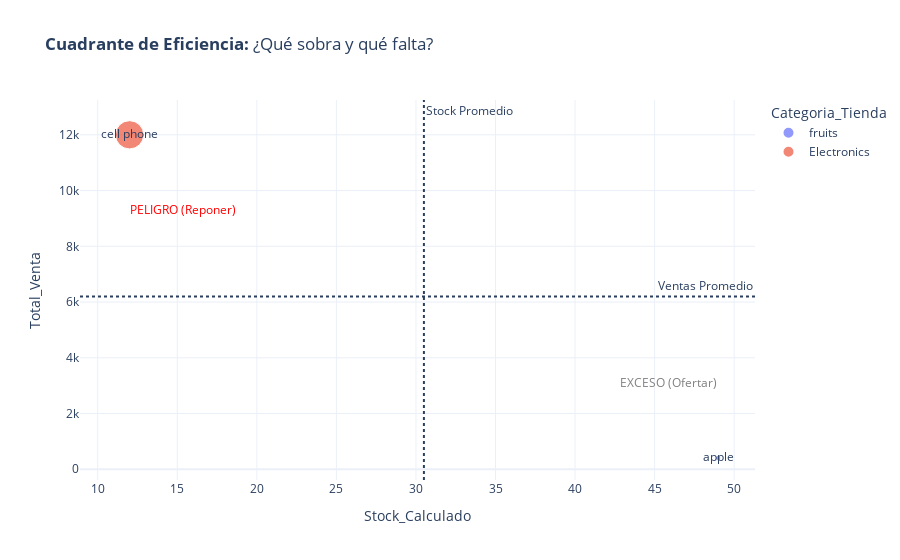

This figure's notebook cell:
### Markdown cell above
Grafico de Calor para la Actividad

### Code cell
# --- GRÁFICA 4: CUADRANTE DE EFICIENCIA (Stock vs Ventas) ---

# 1. Preparamos los datos: Stock Actual vs Total Vendido
df_scatter = df.groupby('Producto_Tienda').agg({
    'Total_Venta': 'sum',          # Eje Y: Qué tanto se mueve el dinero 
    'Stock_Calculado': 'last',     # Eje X: Cuánto tengo 
    'Categoria_Tienda': 'first'    # Para colorear por categoría
}).reset_index()

# 2. Creamos el gráfico
fig4 = px.scatter(df_scatter, 
                  x='Stock_Calculado', 
                  y='Total_Venta',
                  color='Categoria_Tienda', # Colores por categoría
                  size='Total_Venta',       # El tamaño de la burbuja es la venta
                  hover_name='Producto_Tienda',
                  text='Producto_Tienda',
                  title='<b>Cuadrante de Eficiencia:</b> ¿Qué sobra y qué falta?',
                  template='plotly_white')

# 3. Agregamos líneas promedio para dividir en 4 cuadrantes
promedio_ventas = df_scatter['Total_Venta'].mean()
promedio_stock = df_scatter['Stock_Calculado'].mean()

fig4.add_vline(x=promedio_stock, line_dash="dot", annotation_text="Stock Promedio")
fig4.add_hline(y=promedio_ventas, line_dash="dot", annotation_text="Ventas Promedio")

# Etiquetas de los cuadrantes (Opcional, para que se entienda mejor)
# Cuadrante: Vende Mucho / Poco Stock (Peligro)
fig4.add_annotation(x=promedio_stock*0.5, y=promedio_ventas*1.5, 
                    text=" PELIGRO (Reponer)", showarrow=False, font=dict(color="red"))

# Cuadrante: Vende Poco / Mucho Stock (Exceso)
fig4.add_annotation(x=promedio_stock*1.5, y=promedio_ventas*0.5, 
                    text=" EXCESO (Ofertar)", showarrow=False, font=dict(color="gray"))

#fig4.show()

### Figure 1 — Plotly figure (JSON) as saved in the notebook; plotly's stock layout.template omitted (floating-point values rounded to 4 significant figures)
{"data": [{"hovertemplate": "<b>%{hovertext}</b><br><br>Categoria_Tienda=fruits<br>Stock_Calculado=%{x}<br>Total_Venta=%{marker.size}<br>Producto_Tienda=%{text}<extra></extra>", "hovertext": ["apple"], "legendgroup": "fruits", "marker": {"color": "#636efa", "size": [405.0], "sizemode": "area", "sizeref": 30, "symbol": "circle"}, "mode": "markers+text", "name": "fruits", "orientation": "v", "showlegend": true, "text": ["apple"], "type": "scatter", "x": [49], "xaxis": "x", "y": [405.0], "yaxis": "y"}, {"hovertemplate": "<b>%{hovertext}</b><br><br>Categoria_Tienda=Electronics<br>Stock_Calculado=%{x}<br>Total_Venta=%{marker.size}<br>Producto_Tienda=%{text}<extra></extra>", "hovertext": ["cell phone"], "legendgroup": "Electronics", "marker": {"color": "#EF553B", "size": [12000.0], "sizemode": "area", "sizeref": 30, "symbol": "circle"}, "mode": "markers+text", "name": "Electronics", "orientation": "v", "showlegend": true, "text": ["cell phone"], "type": "scatter", "x": [12], "xaxis": "x", "y": [12000.0], "yaxis": "y"}], "layout": {"annotations": [{"showarrow": false, "text": "Stock Promedio", "x": 30.5, "xanchor": "left", "xref": "x", "y": 1, "yanchor": "top", "yref": "y domain"}, {"showarrow": false, "text": "Ventas Promedio", "x": 1, "xanchor": "right", "xref": "x domain", "y": 6202.0, "yanchor": "bottom", "yref": "y"}, {"font": {"color": "red"}, "showarrow": false, "text": " PELIGRO (Reponer)", "x": 15.25, "y": 9304.0}, {"font": {"color": "gray"}, "showarrow": false, "text": " EXCESO (Ofertar)", "x": 45.75, "y": 3101.0}], "legend": {"itemsizing": "constant", "title": {"text": "Categoria_Tienda"}, "tracegroupgap": 0}, "shapes": [{"line": {"dash": "dot"}, "type": "line", "x0": 30.5, "x1": 30.5, "xref": "x", "y0": 0, "y1": 1, "yref": "y domain"}, {"line": {"dash": "dot"}, "type": "line", "x0": 0, "x1": 1, "xref": "x domain", "y0": 6202.0, "y1": 6202.0, "yref": "y"}], "title": {"text": "<b>Cuadrante de Eficiencia:</b> ¿Qué sobra y qué falta?"}, "xaxis": {"anchor": "y", "domain": [0, 1], "title": {"text": "Stock_Calculado"}}, "yaxis": {"anchor": "x", "domain": [0, 1], "title": {"text": "Total_Venta"}}}}
